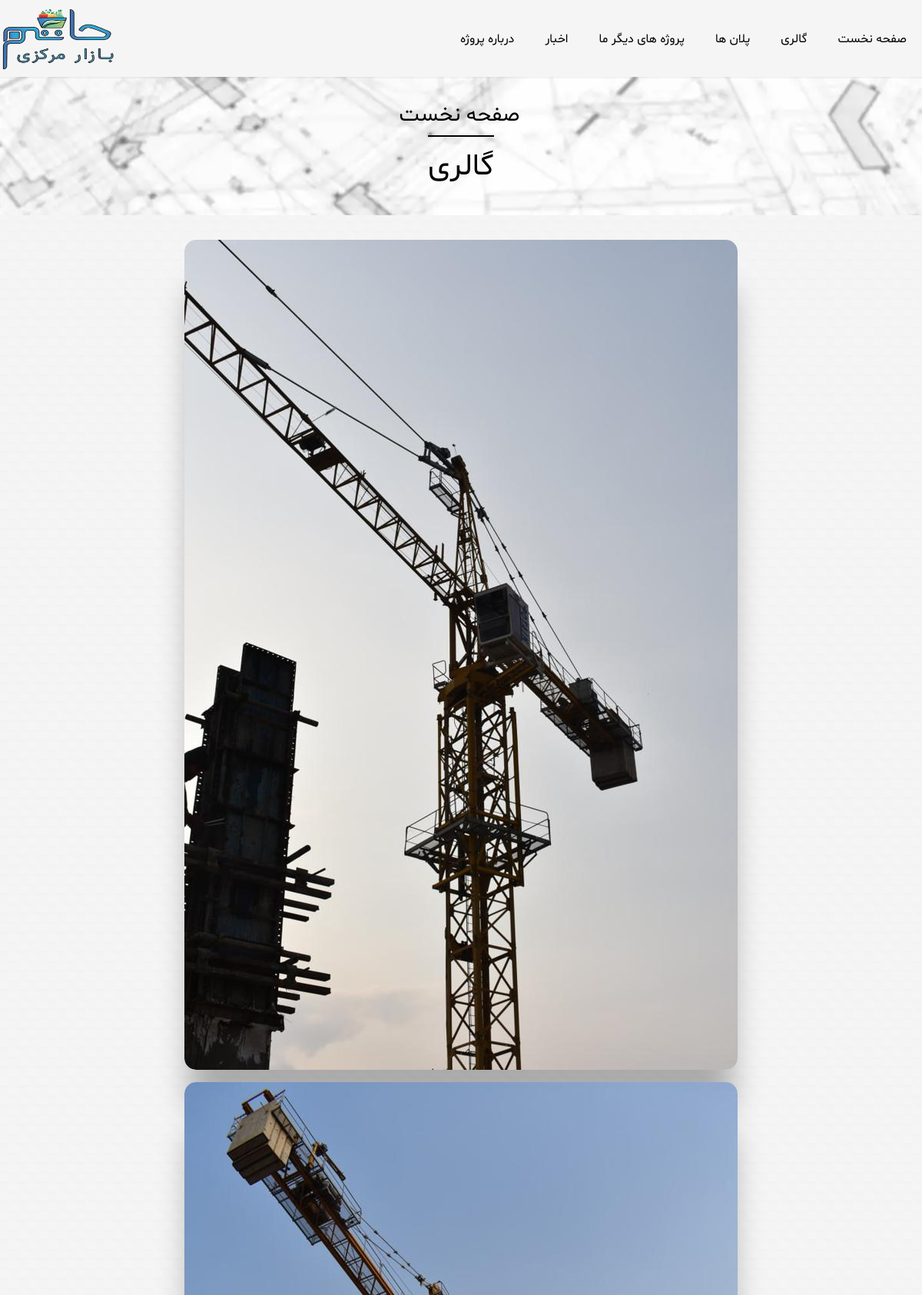
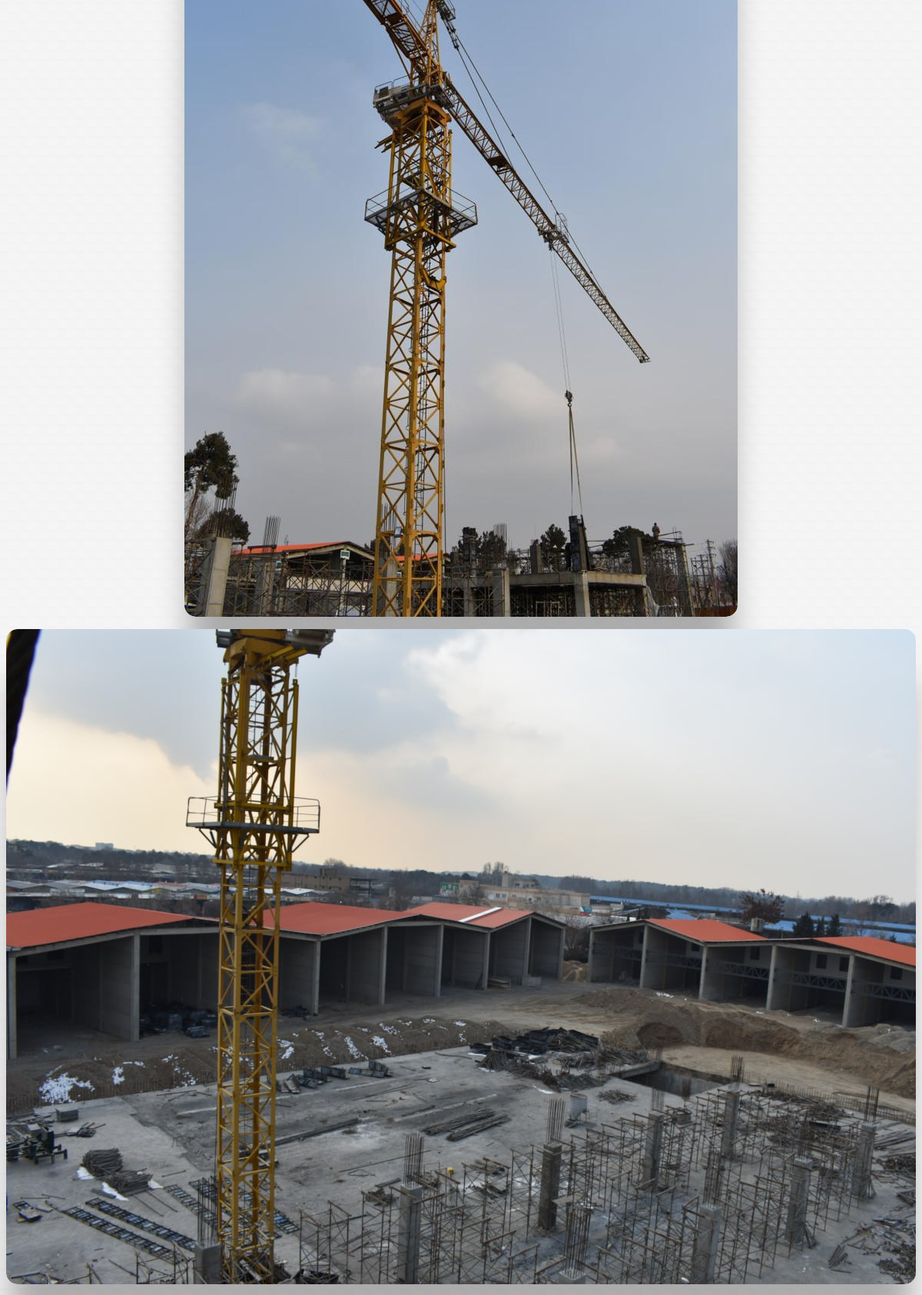
Page /galley (upper part) on the committed database (2 pictures, top to bottom).
### coreFa/models.py (models this page shows, shortened)
class GalleryImages(models.Model):
    title = models.CharField('عنوان', max_length=150, default='عکس گالری')
    image = models.ImageField('عکس', upload_to='gallery_images')
    description = models.CharField('توضیحات', max_length=150, default='توضیحات عکس')
    class Meta:
        verbose_name_plural = 'عکس های گالری'
        verbose_name = 'عکس گالری'

### coreFa/views.py (the view)
# urls.py: path('galley', GalleryListView.as_view(), name='gallery'),
class GalleryListView(generic.ListView):
    model = GalleryImages
    template_name = 'gallery.html'
    paginate_by = 8
    def get_queryset(self):
        return GalleryImages.objects.all().order_by('-pk')

### coreFa/templatetags/tags.py (called while the page is built)
@register.filter()
def persian_int_not_cs(string):
    persian = dict(zip("0123456789", '۰۱۲۳۴۵۶۷۸۹'))
    converted = ''.join(persian.get(digit, digit) for digit in str(string))
    return converted

### templates/gallery.html (shortened to what this page needs)
{% extends 'base.html' %}
{% block extra_head %}
<link rel="stylesheet" href="https://cdn.jsdelivr.net/npm/glightbox/dist/css/glightbox.min.css" />
{% endblock %}
{% load tags %}
{% load jalali_tags %}
{% load thumbnail %}
{% load static %}
{% block content %}
    <section class="page-section-header">
        <a class="me-1 text-black" href="{% url 'coreFa:home' %}"><h3>صفحه نخست</h3></a>
        <div class="d-block text-black pt-3" style="border-top: 2px solid var(--black-color);"><h1>گالری</h1></div>
    </section>
    <br>
    <div class="container-c justify-content-center d-flex flex-wrap">
    {% for img in object_list %}
        <div class="position-relative my-2 mx-2 overflow-hidden outer-box" style="border-radius: 15px;box-shadow: rgba(0, 0, 0, 0.3) 0px 60px 40px -7px;" >
            <div class="gallery-box">
               <a href="{{ img.image.url }}" id ='img{{ img.pk }}' class="glightbox6"
                  data-gallery="gallery1"
                  data-title="{{ img.title|persian_int_not_cs }}"
                  data-description="{{ img.description|persian_int_not_cs }}"
                  data-desc-position="right"
               >
                   {% thumbnail img.image '300x301' crop="center" as im %}
                       <img loading="lazy" class="gallery-img" src="{{ im.url }}" alt="{{ img.title }}" />
                    {% endthumbnail %}
                </a>
            </div>
        </div>
    {% endfor %}
    </div>
		{% if is_paginated %}
            <br><br>
		{% endif %}
{% endblock %}

### static/css/main.css (style rules this page uses)
a { text-decoration: none!important; }
* { padding: 0; margin: 0; font-family: "shabnam", serif; box-sizing: border-box; list-style: none; text-decoration: none; -webkit-font-smoothing: antialiased; text-rendering: optimizeLegibility; outline: none !important; -webkit-appearance: none; }
body { overflow-x: hidden; background-size: auto; background: var(--body-color) url("/static/img/protruding-squares-2.svg") repeat scroll center; }
a { color: var(--black-color); transition: .3s; }
.container-c { width: 100%; max-width: 1566px; margin: auto; display: flex; flex-wrap: inherit; align-items: center; justify-content: space-between; color: #282828; }
.page-section-header { background-color: var(--black-color); display: flex; flex-direction: column; align-items: center; justify-content: center; padding-top: 13vh; min-height: 35vh; background-size: cover ; background-image: url("/static/img/bg-2-bw.webp") ; background-position: center; background-repeat: repeat; background-attachment: scroll; }
.gallery-img { transition-duration: 600ms; box-shadow: rgba(0, 0, 0, 0.3) 0px 60px 40px -7px; border-radius: 15px; }

### rows in the picture
GalleryImages: shows a picture
GalleryImages: shows a picture
GalleryImages: shows a picture
